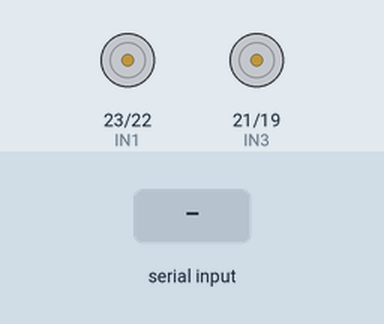
Simulated run of this sketch. Board: Arduino Mega 2560, built with avr-gcc and run on an emulated ATmega2560. On the bench: motor-driver pin pairs drawn as motors (green arrow = first pin HIGH = forward, orange = second pin HIGH = backward, longer = more drive, scaled by the enable pin). Inputs (shaded band) come from the test bench. What the sketch prints to the serial monitor is not drawn.

Above: at 1.2 s.
1.3 s: "w" received over Serial
At 4.0 s:
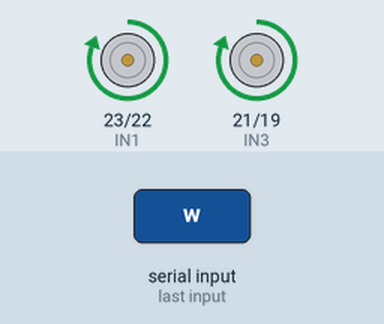
4.3 s: "a" received over Serial
At 6.6 s:
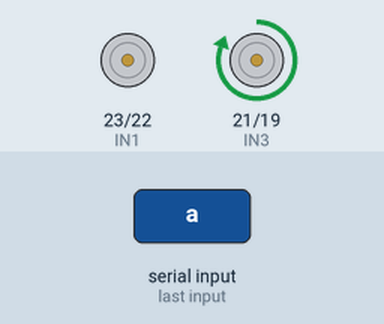
7.3 s: "d" received over Serial
At 10.0 s:
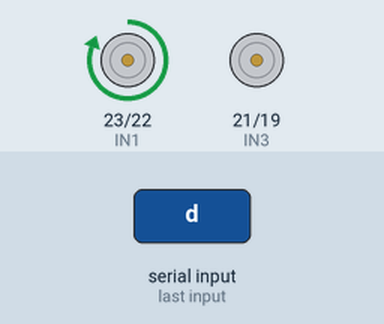
10.3 s: "s" received over Serial
At 12.4 s:
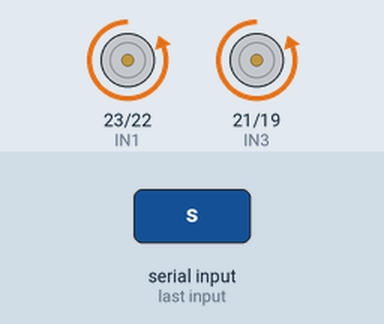
Timing chart, 0 to 16.5 s (numbered marks = the images above; inputs shaded):
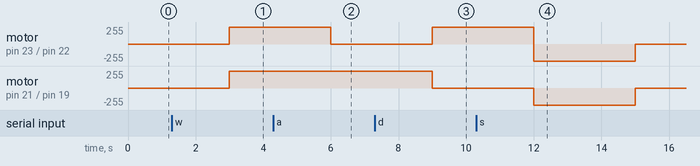

Measured:
- after the input at 1.3 s, motor on pin 23 (IN1) / pin 22 (IN2), motor on pin 21 (IN3) / pin 19 (IN4): stopped → forward 255/255 after 1.7 s
- after the input at 4.3 s, motor on pin 21 (IN3) / pin 19 (IN4): stays forward 255/255 (without the input it goes to stopped after 1.7 s)
- after the input at 7.3 s, motor on pin 23 (IN1) / pin 22 (IN2): stopped → forward 255/255 after 1.7 s
- after the input at 10.3 s, motor on pin 23 (IN1) / pin 22 (IN2): forward 255/255 → backward 255/255 after 1.7 s, → stopped 3.0 s later; motor on pin 21 (IN3) / pin 19 (IN4): stopped → backward 255/255 after 1.7 s, → stopped 3.0 s later

The sketch:

FinalMotorcode.ino
```cpp
int ENA = 5;
int IN1 = 23;
int IN2 = 22;

int ENB = 2;  // Assuming the second motor is connected to these pins
int IN3 = 21;
int IN4 = 19;


void setup() {
    Serial.begin(115200);
    pinMode(ENA, OUTPUT);
    pinMode(IN1, OUTPUT);
    pinMode(IN2, OUTPUT);

    pinMode(ENB, OUTPUT);
    pinMode(IN3, OUTPUT);
    pinMode(IN4, OUTPUT);

    // Start the serial communication
  Serial.begin(9600);
}

void runMotors() {
    // Turn on both motors
    digitalWrite(ENA, HIGH);
    digitalWrite(IN1, HIGH);
    digitalWrite(IN2, LOW);

    digitalWrite(ENB, HIGH);
    digitalWrite(IN3, HIGH);
    digitalWrite(IN4, LOW);

    delay(2000); // Run for 2 seconds

    // Change direction for both motors
    digitalWrite(IN1, LOW);
    digitalWrite(IN2, HIGH);

    digitalWrite(IN3, LOW);
    digitalWrite(IN4, HIGH);

    delay(2000); // Run for 2 seconds in the opposite direction

    // Turn off both motors
    digitalWrite(IN1, LOW);
    digitalWrite(IN2, LOW);
    digitalWrite(IN3, LOW);
    digitalWrite(IN4, LOW);
}


// for changing the directions of motors
// Define functions to control the motors
void moveForward() {
  digitalWrite(ENA, HIGH);
    digitalWrite(IN1, HIGH);
    digitalWrite(IN2, LOW);

    digitalWrite(ENB, HIGH);
    digitalWrite(IN3, HIGH);
    digitalWrite(IN4, LOW);
}

void moveBackward() {
  digitalWrite(ENA, HIGH);
  digitalWrite(IN1, LOW);
  digitalWrite(IN2, HIGH);

  digitalWrite(ENB, HIGH);
  digitalWrite(IN3, LOW);
  digitalWrite(IN4, HIGH);
}

void turnLeft() {
  // for going left

// ENA -- stop
// ENB -- run

  digitalWrite(ENA, HIGH);
  digitalWrite(IN1, LOW);
  digitalWrite(IN2, LOW);

    digitalWrite(ENB, HIGH);
  digitalWrite(IN3, HIGH);
  digitalWrite(IN4, LOW);
}

void turnRight() {
  // for going right

// ENA -- run
// ENB -- stop

   digitalWrite(ENA, HIGH);
  digitalWrite(IN1, HIGH);
  digitalWrite(IN2, LOW);

    digitalWrite(ENB, HIGH);
  digitalWrite(IN3, LOW);
  digitalWrite(IN4, LOW);
}

void stopMotors() {
  // Stop both motors
  digitalWrite(ENA, LOW);
  digitalWrite(ENB, LOW);
}


// test1 and test2 are for finding ena and enb
void test1(){
 digitalWrite(ENA, HIGH);
  digitalWrite(IN1, HIGH);
  digitalWrite(IN2, LOW);

}

void test2(){
   digitalWrite(ENB, HIGH);
  digitalWrite(IN3, HIGH);
  digitalWrite(IN4, LOW);
}


void loop() {

  char da = Serial.read();


  if (da == 'w'){
    moveForward();

  } else if(da == 'a'){
    turnLeft();

  } else if(da == 'd'){
    turnRight();

  }else if (da == 's'){
    moveBackward();
  } else {
    stopMotors();
  }

delay(3000);
  // Print the received character
    Serial.print("You typed: ");
    Serial.println(da);

    // runMotors();

}
```
